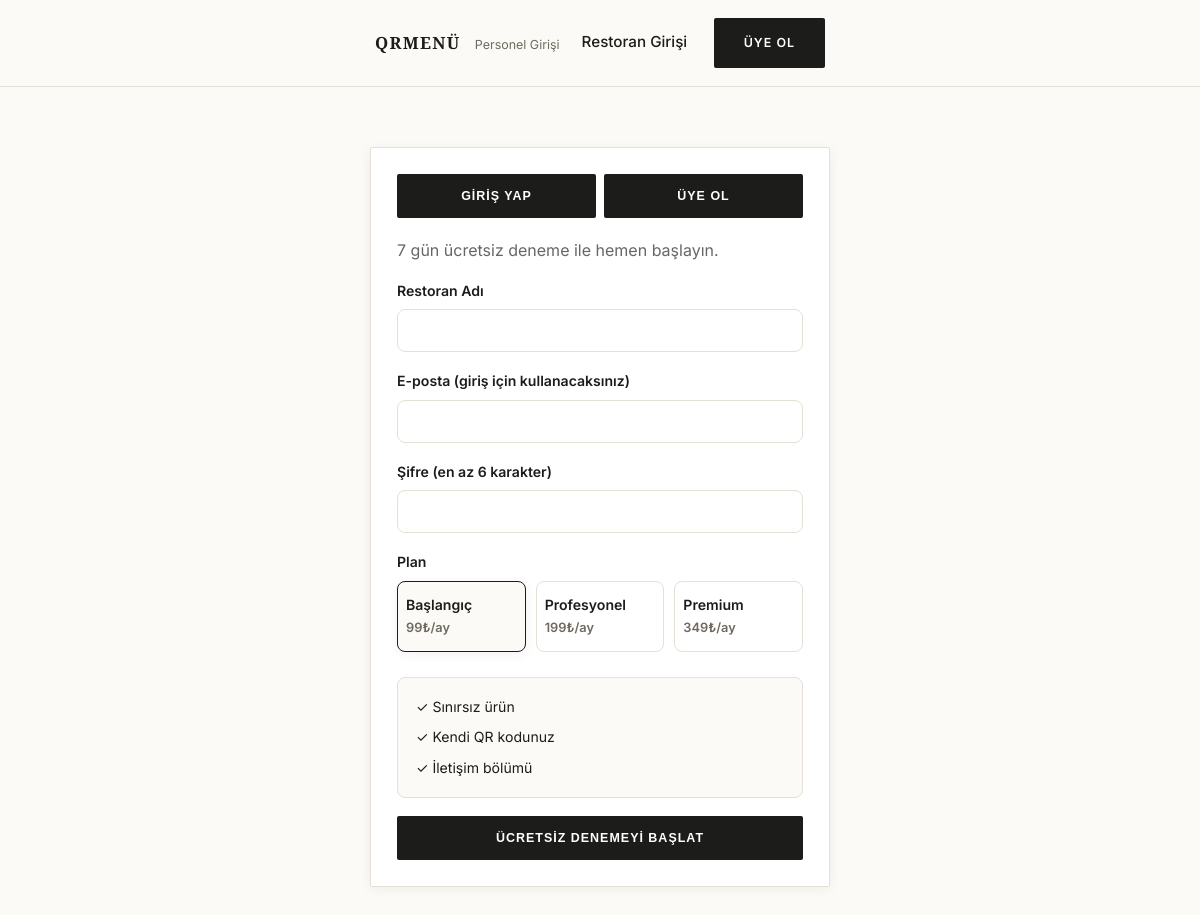
Page /login?tab=signup&plan=1 on the committed database.
### tables this page shows
CREATE TABLE IF NOT EXISTS plans (
    id INT AUTO_INCREMENT PRIMARY KEY,
    slug VARCHAR(50) NOT NULL UNIQUE,
    name VARCHAR(100) NOT NULL,
    price_monthly DECIMAL(10,2) NOT NULL DEFAULT 0,
    max_products INT NULL,  
    can_upload_images TINYINT(1) NOT NULL DEFAULT 1,
    can_use_categories TINYINT(1) NOT NULL DEFAULT 0,
    can_customize_theme TINYINT(1) NOT NULL DEFAULT 0,
    can_feature_products TINYINT(1) NOT NULL DEFAULT 0,
    can_view_analytics TINYINT(1) NOT NULL DEFAULT 0,
    sort_order INT NOT NULL DEFAULT 0,
    is_active TINYINT(1) NOT NULL DEFAULT 1,
    created_at TIMESTAMP NOT NULL DEFAULT CURRENT_TIMESTAMP
);

### app/helpers.php (called while the page is built, shortened)
<?php
function e(?string $value): string
{
    return htmlspecialchars($value ?? '', ENT_QUOTES, 'UTF-8');
}
function view(string $name, array $data = []): void
{
    extract($data);
    include OM_ROOT . '/app/views/' . $name . '.php';
}

### app/controllers/AuthController.php (called while the page is built, shortened)
<?php
class AuthController
{
    public static function showLogin(): void
    {
        $db = Database::get();
        $plans = $db->query('SELECT * FROM plans WHERE is_active = 1 ORDER BY sort_order ASC')->fetch_all(MYSQLI_ASSOC);
        view('auth/login', [
            'title' => 'Ücretsiz Üye Ol - QR Menü ile Dijital Restoran Menüsü Oluşturun',
            'metaDescription' => 'QRMenü\'ye ücretsiz üye olun, restoranınız için QR kodlu dijital menünüzü 5 dakikada oluşturun. 7 gün ücretsiz deneme, kredi kartı gerekmez.',
            'plans' => $plans,
            'error' => flash('error'),
            'signupError' => flash('signup_error'),
            'old' => flash('signup_old') ?? [],
            'defaultTab' => ($_GET['tab'] ?? '') === 'signup' ? 'signup' : 'login',
            'selectedPlanId' => (int) ($_GET['plan'] ?? 0),
        ]);
    }
}

### app/views/auth/login.php (the view, shortened to what this page needs)
<?php $bodyClass = 'site-public'; $showStaffLink = true; include OM_ROOT . '/app/views/layout/header.php'; ?>
<div class="container">
    <div class="auth-box card" style="max-width:460px;">
        <div style="display:flex;gap:8px;margin-bottom:20px;">
            <button type="button" id="tab-login" class="btn small" onclick="pawShowTab('login')" style="flex:1;">Giriş Yap</button>
            <button type="button" id="tab-signup" class="btn small" onclick="pawShowTab('signup')" style="flex:1;">Üye Ol</button>
        </div>
        <div id="pane-signup" style="display:none;">
            <p style="color:#666;margin-top:0;"><?= (int) OM_TRIAL_DAYS ?> gün ücretsiz deneme ile hemen başlayın.</p>
            <form method="post" action="/signup"><?= csrfField() ?>
                <div class="form-group">
                    <label>Restoran Adı</label>
                    <input type="text" name="name" value="<?= e($old['name'] ?? '') ?>" required>
                </div>
                <div class="form-group">
                    <label>E-posta (giriş için kullanacaksınız)</label>
                    <input type="email" name="email" value="<?= e($old['email'] ?? '') ?>" required>
                </div>
                <div class="form-group">
                    <label>Şifre (en az 6 karakter)</label>
                    <input type="password" name="password" required minlength="6">
                </div>
                <div class="form-group">
                    <label>Plan</label>
                    <div class="plan-pick-row">
                        <?php foreach ($plans as $i => $plan): ?>
                            <?php $isSelected = $selectedPlanId ? $selectedPlanId == $plan['id'] : $i === 1; ?>
                            <label class="plan-pick <?= $isSelected ? 'checked' : '' ?>">
                                <span class="plan-pick-name"><?= e($plan['name']) ?></span>
                                <span class="plan-pick-price"><?= number_format((float) $plan['price_monthly'], 0, ',', '.') ?>₺/ay</span>
                            </label>
                        <?php endforeach; ?>
                    </div>
                </div>
                <div id="plan-features-box" class="plan-features-box"></div>
                <button type="submit" class="btn" style="width:100%;">Ücretsiz Denemeyi Başlat</button>
            </form>
        </div>
    </div>
</div>
<?php include OM_ROOT . '/app/views/layout/footer.php'; ?>

### public/index.php (shortened to what this page needs)
<?php
require OM_ROOT . '/app/helpers.php';
require OM_ROOT . '/app/controllers/AuthController.php';
$method = $_SERVER['REQUEST_METHOD'];
$path = parse_url($_SERVER['REQUEST_URI'], PHP_URL_PATH);
$path = rtrim($path, '/');
foreach ($routes[$method] ?? [] as $pattern => $handler) {
    if (preg_match($pattern, $path, $matches)) {
        array_shift($matches);
        [$class, $methodName] = $handler;
        call_user_func_array([$class, $methodName], $matches);
        exit;
    }
}

### public/assets/css/style.css (style rules this page uses)
:root { --color-primary: #1c1c1a; --color-primary-dark: #000000; --color-accent: #9c8452; --color-bg: #faf8f4; --color-surface: #ffffff; --color-text: #1c1c1a; --color-muted: #6f6a5f; --color-border: #e6e1d6; --radius: 14px; --radius-sm: 8px; --font-serif: "Playfair Display", Georgia, "Times New Roman", serif; --font-sans: "Inter", -apple-system, "Segoe UI", Roboto, Helvetica, Arial, sans-serif; --shadow-sm: 0 2px 8px rgba(28,28,26,0.06); --shadow-md: 0 10px 30px rgba(28,28,26,0.10); }
* { box-sizing: border-box; }
html { scroll-behavior: smooth; }
body { margin: 0; font-family: var(--font-sans); background: var(--color-bg); color: var(--color-text); line-height: 1.6; -webkit-font-smoothing: antialiased; }
.container { max-width: 1080px; margin: 0 auto; padding: 0 20px; }
.btn { display: inline-block; padding: 11px 22px; border-radius: 999px; background: var(--color-primary); color: #fff !important; border: none; cursor: pointer; font-size: 0.95rem; font-weight: 600; letter-spacing: 0.01em; transition: background 0.15s ease, transform 0.15s ease, box-shadow 0.15s ease; }
.btn.small { padding: 7px 16px; font-size: 0.85rem; }
.card { background: var(--color-surface); border: 1px solid var(--color-border); border-radius: var(--radius); padding: 26px; margin-bottom: 20px; box-shadow: var(--shadow-sm); }
.form-group { margin-bottom: 18px; }
.form-group label { display: block; font-weight: 600; margin-bottom: 7px; font-size: 0.88rem; color: var(--color-text); }
.form-group input, .form-group select, .form-group textarea { width: 100%; padding: 11px 14px; border: 1px solid var(--color-border); border-radius: var(--radius-sm); font-size: 0.95rem; font-family: inherit; background: #fff; transition: border-color 0.15s ease; }
.auth-box { max-width: 420px; margin: 60px auto; }
.plan-pick-row { display: flex; gap: 10px; flex-wrap: wrap; }
.plan-pick { flex: 1; min-width: 110px; display: flex; flex-direction: column; align-items: center; gap: 4px; border: 1.5px solid var(--color-border); border-radius: var(--radius-sm); padding: 12px 8px; cursor: pointer; transition: border-color 0.15s ease, background 0.15s ease; }
.plan-pick.checked { border-color: var(--color-primary); background: var(--color-bg); box-shadow: var(--shadow-sm); }
.plan-pick-name { font-weight: 600; font-size: 0.88rem; }
.plan-pick-price { font-size: 0.8rem; color: var(--color-muted); }
.plan-features-box { background: var(--color-bg); border: 1px solid var(--color-border); border-radius: var(--radius-sm); padding: 14px 18px; margin-bottom: 18px; }
.site-public { --color-bg: #fbfaf7; --font-serif: "Cormorant Garamond", Georgia, "Times New Roman", serif; --shadow-sm: 0 2px 12px rgba(28,28,26,0.06); --shadow-md: 0 24px 60px rgba(28,28,26,0.14); }
.site-public .btn { border-radius: 2px; text-transform: uppercase; letter-spacing: 0.08em; font-size: 0.78rem; font-weight: 600; padding: 15px 30px; }
.site-public .contact-box, .site-public .card, .site-public .about-box, .site-public .plan-card { box-shadow: var(--shadow-sm); border-radius: 2px; }

### rows in the picture
plans: name "Başlangıç", price_monthly "99"
plans: name "Profesyonel", price_monthly "199"
plans: name "Premium", price_monthly "349"
